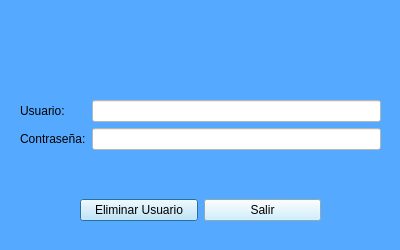
<?xml version="1.0" encoding="UTF-8"?>
<ui version="4.0">
 <class>Dialog</class>
 <widget class="QDialog" name="Dialog">
  <property name="geometry">
   <rect>
    <x>0</x>
    <y>0</y>
    <width>400</width>
    <height>250</height>
   </rect>
  </property>
  <property name="windowTitle">
   <string>S.C.D</string>
  </property>
  <property name="styleSheet">
   <string notr="true">background-color: rgb(85, 170, 255);
font: 75 12pt &quot;Sitka Heading&quot;;
</string>
  </property>
  <widget class="QWidget" name="formLayoutWidget_2">
   <property name="geometry">
    <rect>
     <x>20</x>
     <y>100</y>
     <width>361</width>
     <height>72</height>
    </rect>
   </property>
   <layout class="QFormLayout" name="formLayout_2">
    <item row="1" column="0">
     <widget class="QLabel" name="label_3">
      <property name="text">
       <string>Contraseña:</string>
      </property>
     </widget>
    </item>
    <item row="0" column="0">
     <widget class="QLabel" name="label_4">
      <property name="text">
       <string>Usuario:</string>
      </property>
     </widget>
    </item>
    <item row="0" column="1">
     <widget class="QLineEdit" name="usuario">
      <property name="styleSheet">
       <string notr="true">background-color: rgb(255, 255, 255);</string>
      </property>
     </widget>
    </item>
    <item row="1" column="1">
     <widget class="QLineEdit" name="contrasena">
      <property name="styleSheet">
       <string notr="true">background-color: rgb(255, 255, 255);</string>
      </property>
      <property name="echoMode">
       <enum>QLineEdit::Password</enum>
      </property>
     </widget>
    </item>
   </layout>
  </widget>
  <widget class="QWidget" name="horizontalLayoutWidget_2">
   <property name="geometry">
    <rect>
     <x>80</x>
     <y>170</y>
     <width>241</width>
     <height>80</height>
    </rect>
   </property>
   <layout class="QHBoxLayout" name="horizontalLayout_2">
    <item>
     <widget class="QPushButton" name="eliminar">
      <property name="styleSheet">
       <string notr="true">background-color: rgb(194, 236, 255);
</string>
      </property>
      <property name="text">
       <string>Eliminar Usuario</string>
      </property>
     </widget>
    </item>
    <item>
     <widget class="QPushButton" name="salir">
      <property name="styleSheet">
       <string notr="true">background-color: rgb(194, 236, 255);</string>
      </property>
      <property name="text">
       <string>Salir</string>
      </property>
     </widget>
    </item>
   </layout>
  </widget>
  <widget class="QLabel" name="label">
   <property name="geometry">
    <rect>
     <x>110</x>
     <y>0</y>
     <width>191</width>
     <height>91</height>
    </rect>
   </property>
   <property name="text">
    <string/>
   </property>
   <property name="pixmap">
    <pixmap>EliminarUs.png</pixmap>
   </property>
   <property name="scaledContents">
    <bool>true</bool>
   </property>
  </widget>
 </widget>
 <resources/>
 <connections/>
</ui>
